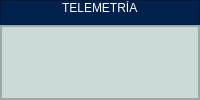
                                <widget class="QWidget" name="widget_37" native="true">
                                 <property name="styleSheet">
                                  <string notr="true">background-color: rgb(3, 33, 77);</string>
                                 </property>
                                 <layout class="QVBoxLayout" name="verticalLayout_57">
                                  <property name="spacing">
                                   <number>0</number>
                                  </property>
                                  <property name="leftMargin">
                                   <number>0</number>
                                  </property>
                                  <property name="topMargin">
                                   <number>0</number>
                                  </property>
                                  <property name="rightMargin">
                                   <number>0</number>
                                  </property>
                                  <property name="bottomMargin">
                                   <number>0</number>
                                  </property>
                                  <item>
                                   <widget class="QFrame" name="frame_32">
                                    <property name="minimumSize">
                                     <size>
                                      <width>0</width>
                                      <height>25</height>
                                     </size>
                                    </property>
                                    <property name="maximumSize">
                                     <size>
                                      <width>16777215</width>
                                      <height>25</height>
                                     </size>
                                    </property>
                                    <property name="frameShape">
                                     <enum>QFrame::StyledPanel</enum>
                                    </property>
                                    <property name="frameShadow">
                                     <enum>QFrame::Raised</enum>
                                    </property>
                                    <layout class="QVBoxLayout" name="verticalLayout_59">
                                     <property name="spacing">
                                      <number>0</number>
                                     </property>
                                     <property name="leftMargin">
                                      <number>0</number>
                                     </property>
                                     <property name="topMargin">
                                      <number>0</number>
                                     </property>
                                     <property name="rightMargin">
                                      <number>0</number>
                                     </property>
                                     <property name="bottomMargin">
                                      <number>0</number>
                                     </property>
                                     <item alignment="Qt::AlignHCenter|Qt::AlignTop">
                                      <widget class="QLabel" name="label_26">
                                       <property name="maximumSize">
                                        <size>
                                         <width>100</width>
                                         <height>20</height>
                                        </size>
                                       </property>
                                       <property name="styleSheet">
                                        <string notr="true">color: rgb(255, 255, 255);</string>
                                       </property>
                                       <property name="text">
                                        <string>TELEMETRÍA</string>
                                       </property>
                                      </widget>
                                     </item>
                                    </layout>
                                   </widget>
                                  </item>
                                  <item>
                                   <widget class="QFrame" name="frame_34">
                                    <property name="minimumSize">
                                     <size>
                                      <width>0</width>
                                      <height>0</height>
                                     </size>
                                    </property>
                                    <property name="maximumSize">
                                     <size>
                                      <width>16777215</width>
                                      <height>16777215</height>
                                     </size>
                                    </property>
                                    <property name="styleSheet">
                                     <string notr="true">background-color: rgb(203, 218, 216);</string>
                                    </property>
                                    <property name="frameShape">
                                     <enum>QFrame::StyledPanel</enum>
                                    </property>
                                    <property name="frameShadow">
                                     <enum>QFrame::Raised</enum>
                                    </property>
                                    <layout class="QVBoxLayout" name="verticalLayout_61">
                                     <property name="spacing">
                                      <number>0</number>
                                     </property>
                                     <property name="leftMargin">
                                      <number>0</number>
                                     </property>
                                     <property name="topMargin">
                                      <number>0</number>
                                     </property>
                                     <property name="rightMargin">
                                      <number>0</number>
                                     </property>
                                     <property name="bottomMargin">
                                      <number>0</number>
                                     </property>
                                     <item>
                                      <widget class="QScrollArea" name="scrollArea_3">
                                       <property name="widgetResizable">
                                        <bool>true</bool>
                                       </property>
                                       <widget class="QWidget" name="scrollAreaWidgetContents_3">
                                        <property name="geometry">
                                         <rect>
                                          <x>0</x>
                                          <y>0</y>
                                          <width>540</width>
                                          <height>163</height>
                                         </rect>
                                        </property>
                                       </widget>
                                      </widget>
                                     </item>
                                    </layout>
                                   </widget>
                                  </item>
                                 </layout>
                                </widget>
